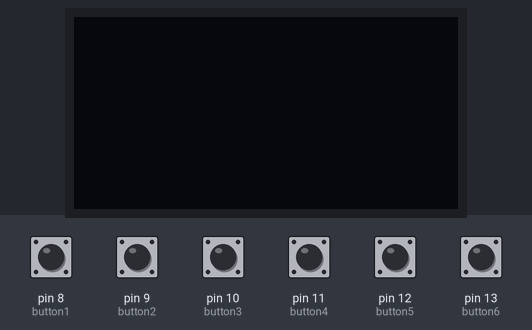
Simulated run of this sketch. Board: Arduino Mega 2560, built with avr-gcc and run on an emulated ATmega2560. Shown: 128×64 one-colour display. Inputs (shaded band) come from the test bench; at power-on: pin 9 (button2), pin 10 (button3), pin 11 (button4), pin 12 (button5), pin 13 (button6) HIGH, pin 8 (button1) LOW. The display library's start-up logo is not drawn; the audio player accepts every command and is not drawn; what the sketch prints to the serial monitor is not drawn.

Above: at 1.9 s.
2.0 s: pin 10 (button3) pulled LOW for 1 s
At 3.5 s:
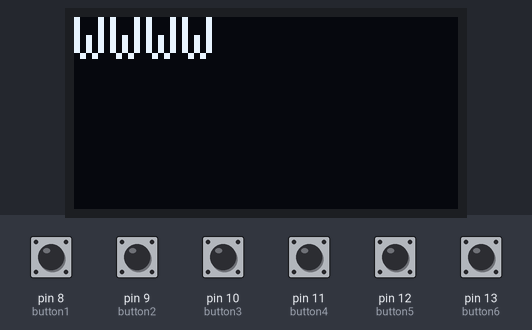
4.6 s: pin 13 (button6) pulled LOW for 1 s
At 6.8 s:
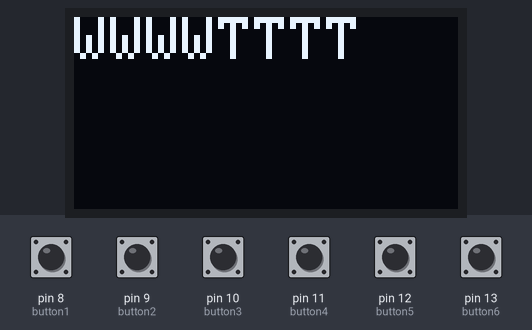
7.1 s: pin 10 (button3) pulled LOW for 0.3 s
At 8.5 s:
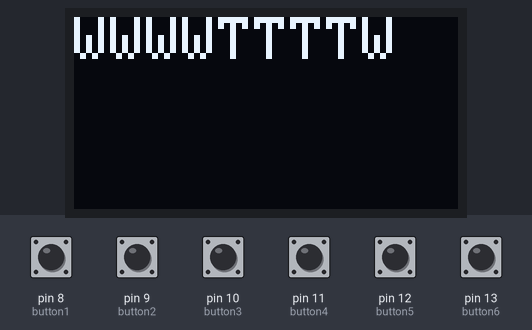
8.9 s: pin 8 (button1) pulled HIGH for 0.3 s
At 10.2 s:
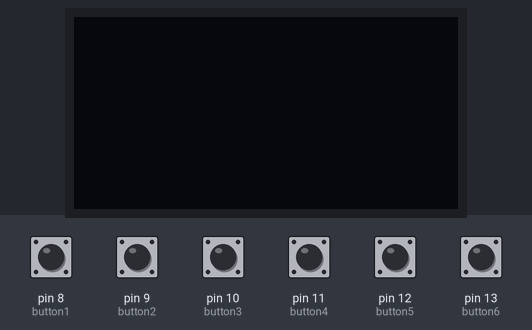
10.7 s: pin 13 (button6) pulled LOW for 1 s
At 12.7 s:
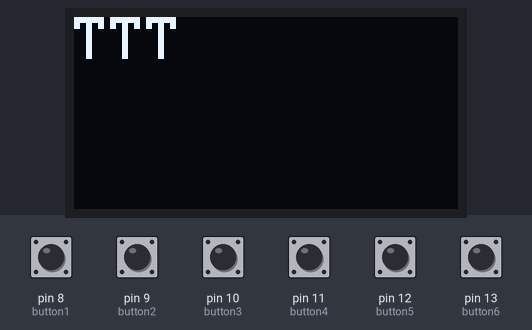
13.2 s: pin 10 (button3) pulled LOW for 0.3 s
At 14.4 s:
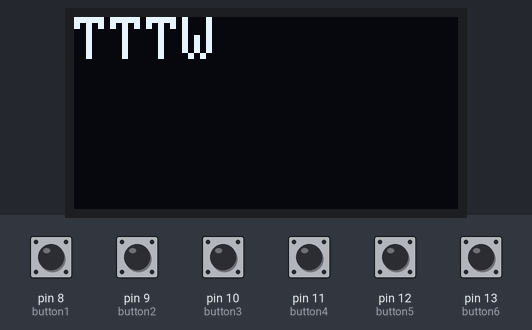
Timing chart, 0 to 16.0 s (numbered marks = the images above; inputs shaded):
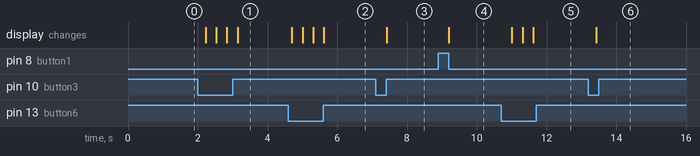

Measured:
- after the input at 2.0 s, the display: first changes after 0.22 s (image 1 shows a later state)
- after the input at 4.6 s, the display: first changes after 0.10 s (image 2 shows a later state)
- after the input at 7.1 s, the display: changes after 0.32 s (image 3)
- after the input at 8.9 s, the display: changes after 0.30 s (image 4)
- after the input at 10.7 s, the display: first changes after 0.31 s (image 5 shows a later state)
- after the input at 13.2 s, the display: changes after 0.23 s (image 6)

The sketch:

IDEAhacks2024.ino
```cpp
#include <SPI.h>
#include <Wire.h>
#include <Adafruit_GFX.h>
#include <Adafruit_SSD1306.h>
#include "Arduino.h"
#include "DFRobotDFPlayerMini.h"

#define SCREEN_WIDTH 128 // OLED display width, in pixels
#define SCREEN_HEIGHT 64 // OLED display height, in pixels

#define OLED_RESET     -1 // Reset pin # (or -1 if sharing Arduino reset pin)
#define SCREEN_ADDRESS 0x3C ///< See datasheet for Address; 0x3D for 128x64, 0x3C for 128x32
Adafruit_SSD1306 display(SCREEN_WIDTH, SCREEN_HEIGHT, &Wire, OLED_RESET);

DFRobotDFPlayerMini myDFPlayer;

const int button1 = 8;  // the number of the pushbutton pin
const int button2 = 9;
const int button3 = 10;
const int button4 = 11;
const int button5 = 12;
const int button6 = 13;


int State1 = 0;  // variable for reading the pushbutton status
int State2 = 0;
int State3 = 0;
int State4 = 0;
int State5 = 0;
int State6 = 0;

int x = 0;
int y = 0;


void setup()
{
  pinMode(button1, INPUT);
  pinMode(button2, INPUT);
  pinMode(button3, INPUT);
  pinMode(button4, INPUT);
  pinMode(button5, INPUT);
  pinMode(button6, INPUT);
  Serial.begin(9600);
  Serial1.begin(9600);

  // SSD1306_SWITCHCAPVCC = generate display voltage from 3.3V internally
  if(!display.begin(SSD1306_SWITCHCAPVCC, SCREEN_ADDRESS))
  {
    Serial.println(F("SSD1306 allocation failed"));
    for(;;); // Don't proceed, loop forever
  }
  display.display();
  delay(200); // Pause for 2 seconds
  display.clearDisplay();

  myDFPlayer.begin(Serial1);
  myDFPlayer.volume(20);
}


void loop()
{
  State1 = digitalRead(button1);
  delay(25);
  State2 = digitalRead(button2);
  delay(25);
  State3 = digitalRead(button3);
  delay(25);
  State4 = digitalRead(button4);
  delay(25);
  State5 = digitalRead(button5);
  delay(25);
  State6 = digitalRead(button6);
  delay(25);

  if(x >= 120)
  {
    x = 0;
    y += 16;
  }

  display.setCursor(x, y);
  display.setTextSize(2); // Draw 2X-scale text
  display.setTextColor(SSD1306_WHITE);

  char c = '0';
  int fileNum = 0;

  if (State1 == HIGH && State2 == LOW &&  State3 == LOW &&  State4 == LOW &&  State5 == LOW &&  State6 == LOW)
  {
    c = 'A';
    /* myDFPlayer.play(fileNum + (c-'A'));
    Serial.print(c);
    display.println(F(c));
    x += 12;
    display.display();      // Show initial text
    delay(100); */
  }
  else if ( State1 == HIGH &&  State2 == HIGH &&  State3 == LOW &&  State4 == LOW &&  State5 == LOW &&  State6 == LOW)
  {
    c = 'B';
  }
  else if ( State1 == HIGH &&  State2 == LOW &&  State3 == LOW &&  State4 == HIGH &&  State5 == LOW &&  State6 == LOW)
  {
    c = 'C';
  }
  else if ( State1 == HIGH &&  State2 == LOW &&  State3 == LOW &&  State4 == HIGH &&  State5 == HIGH &&  State6 == LOW)
  {
    c ='D';
  }
  else if ( State1 == HIGH &&  State2 == LOW &&  State3 == LOW &&  State4 == LOW &&  State5 == HIGH &&  State6 == LOW)
  {
    c = 'E';
  }
  else if ( State1 == HIGH &&  State2 == HIGH &&  State3 == LOW &&  State4 == HIGH &&  State5 == LOW &&  State6 == LOW)
  {
    c = 'F';
  }
  else if ( State1 == HIGH &&  State2 == HIGH &&  State3 == LOW &&  State4 == HIGH &&  State5 == HIGH &&  State6 == LOW)
  {
    c = 'G';
  }
  else if ( State1 == HIGH &&  State2 == HIGH &&  State3 == LOW &&  State4 == LOW &&  State5 == HIGH &&  State6 == LOW)
  {
    c = 'H';
  }
  else if ( State1 == LOW &&  State2 == HIGH &&  State3 == LOW &&  State4 == HIGH &&  State5 == LOW &&  State6 == LOW)
  {
    c = 'I';
  }
  else if ( State1 == LOW &&  State2 == HIGH &&  State3 == LOW &&  State4 == HIGH &&  State5 == HIGH &&  State6 == LOW)
  {
    c = 'J';
  }
  else if ( State1 == HIGH &&  State2 == LOW &&  State3 == HIGH &&  State4 == LOW &&  State5 == LOW &&  State6 == LOW)
  {
    c = 'K';
  }
  else if ( State1 == HIGH &&  State2 == HIGH &&  State3 == HIGH &&  State4 == LOW &&  State5 == LOW &&  State6 == LOW)
  {
    c = 'L';
  }
  else if ( State1 == HIGH &&  State2 == LOW &&  State3 == HIGH &&  State4 == HIGH &&  State5 == LOW &&  State6 == LOW)
  {
    c = 'M';
  }
  else if ( State1 == HIGH &&  State2 == LOW &&  State3 == HIGH &&  State4 == HIGH &&  State5 == HIGH &&  State6 == LOW)
  {
    c = 'N';
  }
  else if ( State1 == HIGH &&  State2 == LOW &&  State3 == HIGH &&  State4 == LOW &&  State5 == HIGH &&  State6 == LOW)
  {
    c = 'O';
  }
  else if ( State1 == HIGH &&  State2 == HIGH &&  State3 == HIGH &&  State4 == HIGH &&  State5 == LOW &&  State6 == LOW)
  {
    c = 'P';
  }
  else if ( State1 == HIGH &&  State2 == HIGH &&  State3 == HIGH &&  State4 == HIGH &&  State5 == HIGH &&  State6 == LOW)
  {
    c = 'Q';
  }
  else if ( State1 == HIGH &&  State2 == HIGH &&  State3 == HIGH &&  State4 == LOW &&  State5 == HIGH &&  State6 == LOW)
  {
    c = 'R';
  }
  else if ( State1 == LOW &&  State2 == HIGH &&  State3 == HIGH &&  State4 == HIGH &&  State5 == LOW &&  State6 == LOW)
  {
    c = 'S';
  }
  else if ( State1 == LOW &&  State2 == HIGH &&  State3 == HIGH &&  State4 == HIGH &&  State5 == HIGH &&  State6 == LOW)
  {
    c = 'T';
  }
  else if ( State1 == HIGH &&  State2 == LOW &&  State3 == HIGH &&  State4 == LOW &&  State5 == LOW &&  State6 == HIGH)
  {
    c = 'U';
  }
  else if ( State1 == HIGH &&  State2 == HIGH &&  State3 == HIGH &&  State4 == LOW &&  State5 == LOW &&  State6 == HIGH)
  {
    c = 'V';
  }
  else if ( State1 == LOW &&  State2 == HIGH &&  State3 == LOW &&  State4 == HIGH &&  State5 == HIGH &&  State6 == HIGH)
  {
    c = 'W';
  }
  else if ( State1 == HIGH &&  State2 == LOW &&  State3 == HIGH &&  State4 == HIGH &&  State5 == LOW &&  State6 == HIGH)
  {
    c = 'X';
  }
  else if ( State1 == HIGH &&  State2 == LOW &&  State3 == HIGH &&  State4 == HIGH &&  State5 == HIGH &&  State6 == HIGH)
  {
    c = 'Y';
  }
  else if ( State1 == HIGH &&  State2 == LOW &&  State3 == HIGH &&  State4 == LOW &&  State5 == HIGH &&  State6 == HIGH)
  {
    c = 'Z';
  }
  else if ( State1 == LOW &&  State2 == LOW &&  State3 == LOW &&  State4 == LOW &&  State5 == LOW &&  State6 == HIGH)
  {
    c = ' ';
  }
  else if ( State1 == LOW &&  State2 == LOW &&  State3 == LOW &&  State4 == LOW &&  State5 == HIGH &&  State6 == LOW)
  {
    c = '.';
  }
  else if (State1 == HIGH &&  State2 == HIGH &&  State3 == HIGH &&  State4 == HIGH &&  State5 == HIGH &&  State6 == HIGH)
  {
    display.clearDisplay();
    display.display();
    x = y = 0;
    delay(100);
    return;
  }
  else
  {
    delay(100);
    return;
  }

  fileNum = c -'A' + 18;
  if(fileNum >= 27)
  {
    fileNum -= 26;
  }
  myDFPlayer.play(fileNum);
  Serial.print(c);
  display.print(c);
  x += 12;
  display.display();      // Show initial text
  delay(100);
}
```
